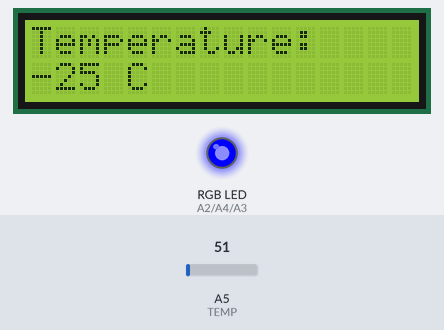
Recording of a sketch running on a simulated Arduino Uno, built with avr-gcc and run on an emulated ATmega328P. On the bench: 16×2 character LCD, an RGB LED mixed from three pins (HIGH = lit). The inputs (shaded band) are chosen by the test bench; at power-on: A5 (TEMP) = 51. What the sketch prints to the serial monitor is not drawn.

Above: at 2.6 s.
2.7 s: A5 (TEMP) set to 77
At 4.1 s:
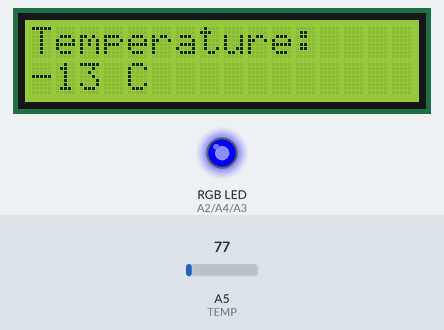
4.5 s: A5 (TEMP) set to 89
At 6.5 s:
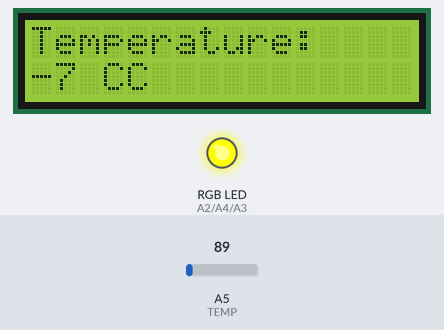
7.5 s: A5 (TEMP) set to 112
At 10.1 s:
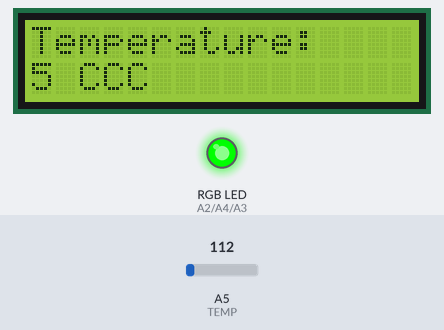
10.5 s: A5 (TEMP) set to 138
At 11.7 s:
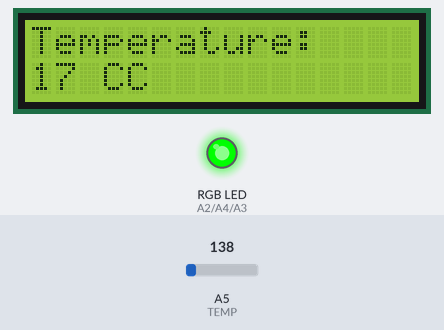
12.5 s: A5 (TEMP) set to 164
At 15.3 s:
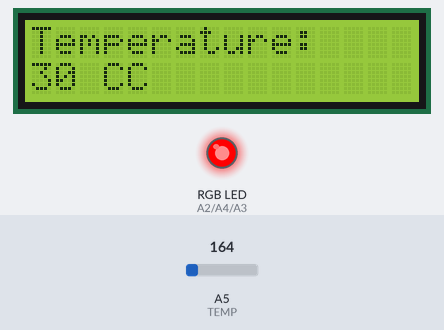
Timing chart, 0 to 16.5 s (numbered marks = the images above; inputs shaded):
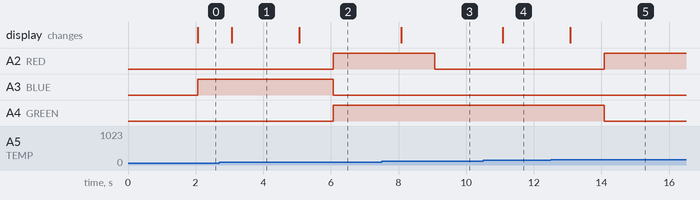

Measured:
- the behaviour switches between 81 and 82 on A5 (TEMP) (found by bisection; images 1 and 2)
- the behaviour switches between 152 and 153 on A5 (TEMP) (found by bisection; images 4 and 5)
- after the input at 2.7 s, the display: changes after 0.37 s (image 1)
- after the input at 4.5 s, A2 (RED), A4 (GREEN): LOW → HIGH after 1.6 s; A3 (BLUE): HIGH → LOW after 1.6 s; the display: changes after 0.57 s (image 2)
- after the input at 7.5 s, A2 (RED): HIGH → LOW after 1.6 s; the display: changes after 0.57 s (image 3)
- after the input at 10.5 s, the display: changes after 0.58 s (image 4)
- after the input at 12.5 s, A2 (RED): LOW → HIGH after 1.6 s; A4 (GREEN): HIGH → LOW after 1.6 s; the display: changes after 0.58 s (image 5)

The sketch:

lab6.ino
```cpp
#include <LiquidCrystal.h> // добавление библиотеки для работы LCD
#define TEMP A5
#define RED A2
#define BLUE A3
#define GREEN A4
#define DB4 5
#define DB5 4
#define DB6 3
#define DB7 2
#define RS 12
#define E 11

LiquidCrystal LCD(RS, E, DB4, DB5, DB6, DB7); //объявление портов для LCD
void blue();
void setup()
{
  Serial.begin(9600);
  pinMode(TEMP, INPUT);
  pinMode(RED, OUTPUT);
  pinMode(GREEN, OUTPUT);
  pinMode(BLUE, OUTPUT);
  LCD.begin(16, 2);// определение количества колонок и рядов на LCD
  LCD.setCursor(0, 0);
  LCD.print("Temperature:    "); //вывод сообщения на LCD
  delay(1000);
}

void loop()
{
  int temp = calculating_temp();
  Serial.print(temp);
  Serial.print(" C\n");
  LCD.print(temp + String(" C"));
  LCD.setCursor(0, 1);
  delay(1000);

  if (temp < -10)
  {
    rgb_off();
    blue();
  }
  else if (temp >= -10 && temp < 5)
  {
    rgb_off();
    yellow();
  }
  else if (temp >=5 && temp < 25)
  {
    rgb_off();
    green();
  }
  else if (temp >=25)
  {
    rgb_off();
    red();
  }

}

void rgb_off()
{
  analogWrite(RED,false);
  analogWrite(BLUE,false);
  analogWrite(GREEN,false);
}

void red()
{
  analogWrite(RED,255);
}

void green()
{
  analogWrite(GREEN,255);
}

void yellow()
{
  analogWrite(RED,255);
  analogWrite(GREEN,200);
}
void blue()
{
  analogWrite(BLUE, 255);
}

//функция для возврата значений температуры
int calculating_temp()
{
  int celsius;
  celsius = map(((analogRead(TEMP) - 20) * 3.04), 0, 1023, -40, 125);
  return celsius;
}
```
